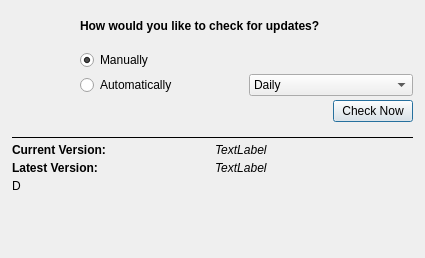
<?xml version="1.0" encoding="UTF-8"?>
<ui version="4.0">
 <class>SIMPLViewUpdateCheckDialog</class>
 <widget class="QDialog" name="SIMPLViewUpdateCheckDialog">
  <property name="windowModality">
   <enum>Qt::ApplicationModal</enum>
  </property>
  <property name="geometry">
   <rect>
    <x>0</x>
    <y>0</y>
    <width>425</width>
    <height>258</height>
   </rect>
  </property>
  <property name="windowTitle">
   <string>Check for Updates</string>
  </property>
  <property name="sizeGripEnabled">
   <bool>false</bool>
  </property>
  <property name="modal">
   <bool>false</bool>
  </property>
  <layout class="QVBoxLayout" name="verticalLayout">
   <property name="spacing">
    <number>4</number>
   </property>
   <property name="leftMargin">
    <number>12</number>
   </property>
   <property name="topMargin">
    <number>6</number>
   </property>
   <property name="rightMargin">
    <number>12</number>
   </property>
   <property name="bottomMargin">
    <number>6</number>
   </property>
   <item>
    <layout class="QGridLayout" name="widgetLayout">
     <item row="2" column="2">
      <widget class="QComboBox" name="howOften">
       <item>
        <property name="text">
         <string>Daily</string>
        </property>
       </item>
       <item>
        <property name="text">
         <string>Weekly</string>
        </property>
       </item>
       <item>
        <property name="text">
         <string>Monthly</string>
        </property>
       </item>
      </widget>
     </item>
     <item row="1" column="1">
      <widget class="QRadioButton" name="manually">
       <property name="text">
        <string>Manually</string>
       </property>
       <property name="checked">
        <bool>true</bool>
       </property>
       <attribute name="buttonGroup">
        <string notr="true">buttonGroup</string>
       </attribute>
      </widget>
     </item>
     <item row="0" column="0" rowspan="2">
      <widget class="QLabel" name="label">
       <property name="sizePolicy">
        <sizepolicy hsizetype="Preferred" vsizetype="Preferred">
         <horstretch>0</horstretch>
         <verstretch>0</verstretch>
        </sizepolicy>
       </property>
       <property name="minimumSize">
        <size>
         <width>64</width>
         <height>64</height>
        </size>
       </property>
       <property name="maximumSize">
        <size>
         <width>64</width>
         <height>64</height>
        </size>
       </property>
       <property name="text">
        <string/>
       </property>
       <property name="pixmap">
        <pixmap resource="../../../../Resources/icons/images/Icons.qrc">:/SIMPLView.png</pixmap>
       </property>
       <property name="scaledContents">
        <bool>true</bool>
       </property>
      </widget>
     </item>
     <item row="2" column="1">
      <widget class="QRadioButton" name="automatically">
       <property name="text">
        <string>Automatically</string>
       </property>
       <attribute name="buttonGroup">
        <string notr="true">buttonGroup</string>
       </attribute>
      </widget>
     </item>
     <item row="0" column="1" colspan="2">
      <widget class="QLabel" name="messageLabel">
       <property name="styleSheet">
        <string notr="true">QLabel {
font-weight: bold;
font-size: 12px;
}</string>
       </property>
       <property name="text">
        <string>How would you like to check for updates?</string>
       </property>
      </widget>
     </item>
     <item row="3" column="0" colspan="3">
      <layout class="QHBoxLayout" name="horizontalLayout">
       <property name="bottomMargin">
        <number>10</number>
       </property>
       <item>
        <spacer name="horizontalSpacer">
         <property name="orientation">
          <enum>Qt::Horizontal</enum>
         </property>
         <property name="sizeHint" stdset="0">
          <size>
           <width>40</width>
           <height>20</height>
          </size>
         </property>
        </spacer>
       </item>
       <item>
        <widget class="QPushButton" name="checkNowBtn">
         <property name="text">
          <string>Check Now</string>
         </property>
        </widget>
       </item>
      </layout>
     </item>
    </layout>
   </item>
   <item>
    <widget class="Line" name="line_2">
     <property name="frameShadow">
      <enum>QFrame::Plain</enum>
     </property>
     <property name="lineWidth">
      <number>1</number>
     </property>
     <property name="orientation">
      <enum>Qt::Horizontal</enum>
     </property>
    </widget>
   </item>
   <item>
    <layout class="QGridLayout" name="gridLayout_2">
     <item row="0" column="1">
      <widget class="QLabel" name="currentVersion">
       <property name="styleSheet">
        <string notr="true">QLabel {
	font: italic 14pt;
font-size: 12px;
}</string>
       </property>
       <property name="text">
        <string>TextLabel</string>
       </property>
      </widget>
     </item>
     <item row="1" column="0">
      <widget class="QLabel" name="label_4">
       <property name="styleSheet">
        <string notr="true">QLabel {
font-weight: bold;
font-size: 12px;
}</string>
       </property>
       <property name="text">
        <string>Latest Version:</string>
       </property>
      </widget>
     </item>
     <item row="0" column="0">
      <widget class="QLabel" name="label_3">
       <property name="styleSheet">
        <string notr="true">QLabel {
font-weight: bold;
font-size: 12px;
}</string>
       </property>
       <property name="text">
        <string>Current Version:</string>
       </property>
      </widget>
     </item>
     <item row="1" column="1">
      <widget class="QLabel" name="latestVersion">
       <property name="styleSheet">
        <string notr="true">QLabel {
	font: italic 14pt;
font-size: 12px;
}</string>
       </property>
       <property name="text">
        <string>TextLabel</string>
       </property>
      </widget>
     </item>
     <item row="2" column="0" colspan="2">
      <widget class="QLabel" name="feedbackText">
       <property name="text">
        <string>D</string>
       </property>
       <property name="wordWrap">
        <bool>true</bool>
       </property>
       <property name="openExternalLinks">
        <bool>true</bool>
       </property>
       <property name="textInteractionFlags">
        <set>Qt::LinksAccessibleByMouse|Qt::TextSelectableByMouse</set>
       </property>
      </widget>
     </item>
    </layout>
   </item>
   <item>
    <spacer name="verticalSpacer">
     <property name="orientation">
      <enum>Qt::Vertical</enum>
     </property>
     <property name="sizeHint" stdset="0">
      <size>
       <width>20</width>
       <height>40</height>
      </size>
     </property>
    </spacer>
   </item>
  </layout>
 </widget>
 <resources>
  <include location="../../../../Resources/icons/images/Icons.qrc"/>
 </resources>
 <connections>
  <connection>
   <sender>automatically</sender>
   <signal>toggled(bool)</signal>
   <receiver>howOften</receiver>
   <slot>setEnabled(bool)</slot>
   <hints>
    <hint type="sourcelabel">
     <x>195</x>
     <y>102</y>
    </hint>
    <hint type="destinationlabel">
     <x>342</x>
     <y>89</y>
    </hint>
   </hints>
  </connection>
 </connections>
 <buttongroups>
  <buttongroup name="buttonGroup"/>
 </buttongroups>
</ui>
